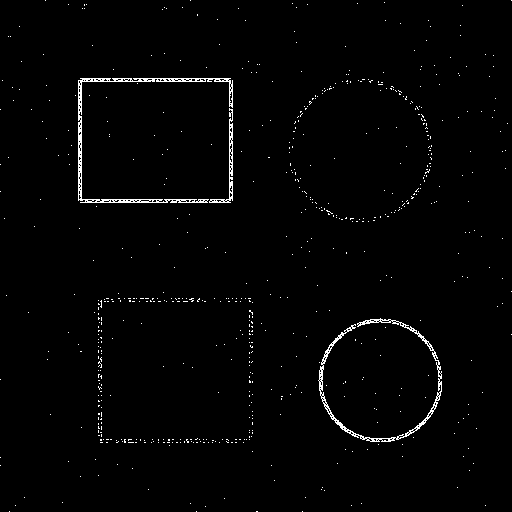
//> input picture week4/task6/task6/kenar_Laplacian.png, 512 x 512 px
$ ./task6 kenar_Laplacian.png kenar_LoG_7x7.png   (built with g++ and OpenCV 4)
//> lines starting //> are read from the running program, lines starting //| are printed output that depends on the picture; after the words box and inside, x2 and y2 are one past the last pixel; in counts of white or black regions, pixels touching at a corner belong together
#include <opencv2/opencv.hpp>
#include <cmath>
#include <fstream>
#include <functional>
#include <iomanip>
#include <iostream>
#include <vector>

//Bunu yapay zeka ile yazdım


// 7x7 Laplacian of Gaussian çekirdeği
static cv::Mat logKernel(int boyut, double sigma)
{
    cv::Mat k(boyut, boyut, CV_32F);
    int r = boyut / 2;
    double s2 = sigma * sigma;
    for (int y = -r; y <= r; y++) {
        for (int x = -r; x <= r; x++) {
            double d = (x * x + y * y) / (2.0 * s2);
            k.at<float>(y + r, x + r) =
                (float)(-1.0 / (CV_PI * s2 * s2) * (1.0 - d) * std::exp(-d));
        }
    }
    k -= cv::mean(k)[0];
    return k;
}

static cv::Mat LOG7;

//hafif Gauss yumuşatma
static cv::Mat gaussla(const cv::Mat& g)
{
    cv::Mat y;
    cv::GaussianBlur(g, y, cv::Size(3, 3), 1.0);
    return y;
}


static cv::Mat gosterim(const cv::Mat& m32)
{
    cv::Mat a = cv::abs(m32), out;
    cv::normalize(a, a, 0, 255, cv::NORM_MINMAX);
    a.convertTo(out, CV_8U);
    return out;
}

static cv::Mat esikle(const cv::Mat& harita, int t)
{
    cv::Mat o;
    cv::threshold(harita, o, t, 255, cv::THRESH_BINARY);
    return o;
}

static cv::Mat buyukluk(const cv::Mat& img, const cv::Mat& kx, const cv::Mat& ky)
{
    cv::Mat gx, gy, m;
    cv::filter2D(img, gx, CV_32F, kx);
    cv::filter2D(img, gy, CV_32F, ky);
    cv::magnitude(gx, gy, m);
    return m;
}


static void sentetikUret(cv::Mat& gri, cv::Mat& gt)
{
    const int N = 512;
    cv::Mat temiz(N, N, CV_8U);
    for (int y = 0; y < N; y++)
        for (int x = 0; x < N; x++)
            temiz.at<uchar>(y, x) = (uchar)(60 + x * 40 / N);  // yumuşak arka plan

    gt = cv::Mat::zeros(N, N, CV_8U);

    // Şekilleri hem görüntüye (dolu) hem gerçek kenar haritasına (çizgi) çiz
    cv::rectangle(temiz, cv::Point(80, 80), cv::Point(230, 200), cv::Scalar(200), cv::FILLED);
    cv::rectangle(gt, cv::Point(80, 80), cv::Point(230, 200), cv::Scalar(255), 1);

    cv::circle(temiz, cv::Point(360, 150), 70, cv::Scalar(30), cv::FILLED);
    cv::circle(gt, cv::Point(360, 150), 70, cv::Scalar(255), 1);

    cv::rectangle(temiz, cv::Point(100, 300), cv::Point(250, 440), cv::Scalar(140), cv::FILLED);
    cv::rectangle(gt, cv::Point(100, 300), cv::Point(250, 440), cv::Scalar(255), 1);

    cv::circle(temiz, cv::Point(380, 380), 60, cv::Scalar(220), cv::FILLED);
    cv::circle(gt, cv::Point(380, 380), 60, cv::Scalar(255), 1);

    std::vector<cv::Point> ucgen = { {300, 270}, {340, 330}, {260, 330} };
    cv::fillConvexPoly(temiz, ucgen, cv::Scalar(100));
    cv::polylines(gt, ucgen, true, cv::Scalar(255), 1);

    // Gauss gürültüsü
    cv::setRNGSeed(42);
    cv::Mat gurultu(N, N, CV_32F), t32;
    cv::randn(gurultu, 0, 12);
    temiz.convertTo(t32, CV_32F);
    t32 += gurultu;
    t32.convertTo(gri, CV_8U);
}

//Doğruluk Ölçümü
static void olc(const cv::Mat& tahmin, const cv::Mat& gt, int tol,
    double& P, double& R, double& F1)
{
    cv::Mat el = cv::getStructuringElement(cv::MORPH_ELLIPSE, cv::Size(2 * tol + 1, 2 * tol + 1));
    cv::Mat gtD, tD, a, b;
    cv::dilate(gt, gtD, el);
    cv::dilate(tahmin, tD, el);
    cv::bitwise_and(tahmin, gtD, a);
    cv::bitwise_and(gt, tD, b);

    double tahminSay = cv::countNonZero(tahmin);
    double gtSay = cv::countNonZero(gt);
    P = tahminSay > 0 ? cv::countNonZero(a) / tahminSay : 0.0;
    R = gtSay > 0 ? cv::countNonZero(b) / gtSay : 0.0;
    F1 = (P + R) > 0 ? 2 * P * R / (P + R) : 0.0;
}

// Süre ölçümü
static double sureOlc(const std::function<cv::Mat(const cv::Mat&, int)>& f,
    const cv::Mat& gri, int t, int tekrar = 50)
{
    f(gri, t);
    int64 bas = cv::getTickCount();
    for (int i = 0; i < tekrar; i++) f(gri, t);
    return (cv::getTickCount() - bas) / cv::getTickFrequency() * 1000.0 / tekrar;
}

static cv::Mat etiketle(const cv::Mat& g, const std::string& yazi)
{
    cv::Mat k = g.clone();
    cv::putText(k, yazi, cv::Point(8, 22), cv::FONT_HERSHEY_SIMPLEX, 0.6, cv::Scalar(255), 3);
    cv::putText(k, yazi, cv::Point(8, 22), cv::FONT_HERSHEY_SIMPLEX, 0.6, cv::Scalar(0), 1);
    return k;
}

struct Yontem {
    std::string ad;
    std::function<cv::Mat(const cv::Mat&, int)> kenar;
};

int main(int argc, char** argv)
{

    cv::Mat gri, gt;
    bool gtVar = false;

    if (argc > 1) {
        gri = cv::imread(argv[1], cv::IMREAD_GRAYSCALE);
//> gri: 512 rows x 512 cols, CV_8UC1; 1.5% white in thin lines or dots
        if (gri.empty()) {
            std::cerr << "Görüntü okunamadı: " << argv[1] << std::endl;
            return -1;
        }
        if (argc > 2) {
            gt = cv::imread(argv[2], cv::IMREAD_GRAYSCALE);
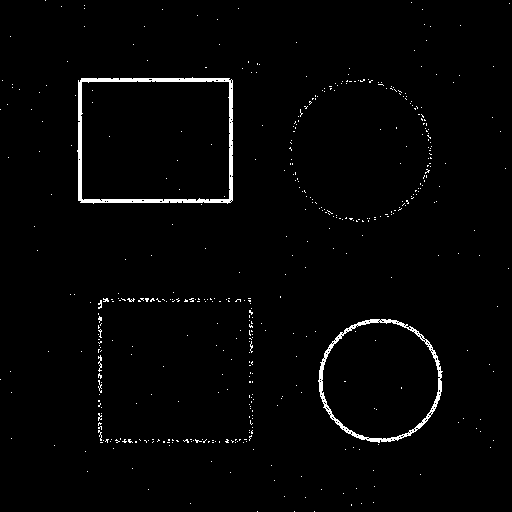
//> input picture week4/task6/task6/kenar_LoG_7x7.png, 512 x 512 px
//> gt: 512 rows x 512 cols, CV_8UC1; 1.8% white; 485 white regions (480 under 20 px), largest, box (x1, y1, x2, y2) and area: (77, 77, 233, 204) 2092, (318, 319, 443, 443) 1329, (98, 355, 102, 372) 34, (98, 380, 102, 393) 23, (98, 300, 102, 309) 22
            if (!gt.empty()) {
                if (gt.size() != gri.size())
                    cv::resize(gt, gt, gri.size(), 0, 0, cv::INTER_NEAREST);
                cv::threshold(gt, gt, 0, 255, cv::THRESH_BINARY);
                gtVar = true;
            }
        }
    }
    else {
        sentetikUret(gri, gt);
        gtVar = true;
        cv::imwrite("sentetik.png", gri);
        cv::imwrite("sentetik_gt.png", gt);
    }

    LOG7 = logKernel(7, 1.0);

    cv::Mat sobelX = (cv::Mat_<float>(3, 3) << -1, 0, 1, -2, 0, 2, -1, 0, 1);
    cv::Mat sobelY = (cv::Mat_<float>(3, 3) << -1, -2, -1, 0, 0, 0, 1, 2, 1);
    cv::Mat prewX = (cv::Mat_<float>(3, 3) << -1, 0, 1, -1, 0, 1, -1, 0, 1);
    cv::Mat prewY = (cv::Mat_<float>(3, 3) << -1, -1, -1, 0, 0, 0, 1, 1, 1);
    cv::Mat lap = (cv::Mat_<float>(3, 3) << 0, 1, 0, 1, -4, 1, 0, 1, 0);


    std::vector<Yontem> yontemler = {
        {"Sobel", [&](const cv::Mat& g, int t) {
            return esikle(gosterim(buyukluk(gaussla(g), sobelX, sobelY)), t); }},
        {"Prewitt", [&](const cv::Mat& g, int t) {
            return esikle(gosterim(buyukluk(gaussla(g), prewX, prewY)), t); }},
        {"Laplacian", [&](const cv::Mat& g, int t) {
            cv::Mat o; cv::filter2D(gaussla(g), o, CV_32F, lap);
            return esikle(gosterim(o), t); }},
        {"LoG 7x7", [&](const cv::Mat& g, int t) {
            cv::Mat o; cv::filter2D(g, o, CV_32F, LOG7);
            return esikle(gosterim(o), t); }},
        {"Canny", [&](const cv::Mat& g, int t) {
            cv::Mat e; cv::Canny(gaussla(g), e, t, 3 * t);
            return e; }},
    };

    std::vector<cv::Mat> haritalar;
    std::ofstream csv("sonuclar.csv");
    csv << "yontem,esik,sure_ms,precision,recall,f1\n";

    std::cout << std::fixed << std::setprecision(3);
    std::cout << std::left << std::setw(12) << "Yontem" << std::setw(8) << "Esik"
        << std::setw(12) << "Sure(ms)" << std::setw(12) << "Precision"
        << std::setw(10) << "Recall" << "F1\n";

    for (auto& y : yontemler) {

        int enIyiEsik = 50;
        double enIyiF1 = -1, eP = 0, eR = 0;

        if (gtVar) {
            for (int t = 5; t <= 250; t += 5) {
                double P, R, F1;
                olc(y.kenar(gri, t), gt, 2, P, R, F1);
                if (F1 > enIyiF1) { enIyiF1 = F1; enIyiEsik = t; eP = P; eR = R; }
            }
        }

        double sure = sureOlc(y.kenar, gri, enIyiEsik);
        cv::Mat harita = y.kenar(gri, enIyiEsik);
        haritalar.push_back(harita);

        std::string dosya = "kenar_" + y.ad + ".png";
        for (auto& c : dosya) if (c == ' ') c = '_';
        cv::imwrite(dosya, harita);

        std::cout << std::left << std::setw(12) << y.ad << std::setw(8) << enIyiEsik
            << std::setw(12) << sure;
        if (gtVar)
            std::cout << std::setw(12) << eP << std::setw(10) << eR << enIyiF1 << "\n";
        else
            std::cout << "-\n";

        csv << y.ad << "," << enIyiEsik << "," << sure << ","
            << (gtVar ? eP : 0) << "," << (gtVar ? eR : 0) << "," << (gtVar ? enIyiF1 : 0) << "\n";
    }
//> this loop made 5 passes
//> (enIyiF1, enIyiEsik, eP, eR) on passes 1 to 5: (0.968, 65, 0.988, 0.949), (0.966, 60, 0.982, 0.951), (0.966, 50, 0.953, 0.979), (0.971, 50, 0.964, 0.978), (0.956, 90, 0.965, 0.947)
//| 0.988       0.949     0.968
//| 0.982       0.951     0.966
//| 0.953       0.979     0.966
//| 0.964       0.978     0.971
//| 0.965       0.947     0.956
//> pass 1, in gaussla, `cv::GaussianBlur(g, y, cv::Size(3, 3), 1.0);`:
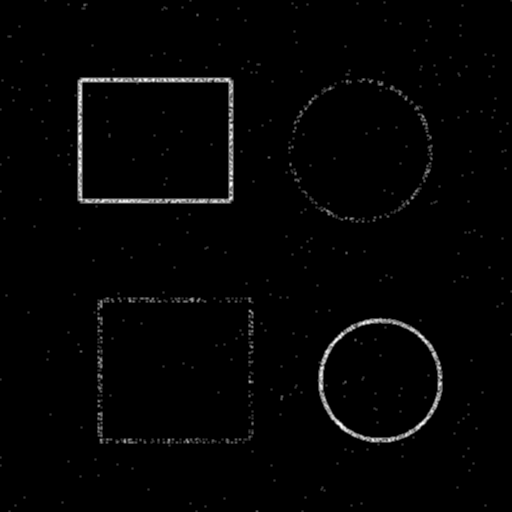
//> y: 512 rows x 512 cols, CV_8UC1; min 0, max 255, mean 3.7
//> pass 1, in buyukluk, `cv::filter2D(img, gx, CV_32F, kx);`:
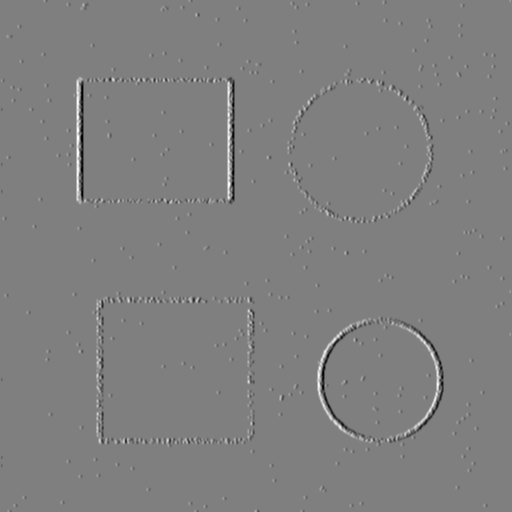
//> gx: 512 rows x 512 cols, CV_32FC1; min -740, max 740, mean 0; drawn with min black and max white
//> pass 1, in buyukluk, `cv::filter2D(img, gy, CV_32F, ky);`:
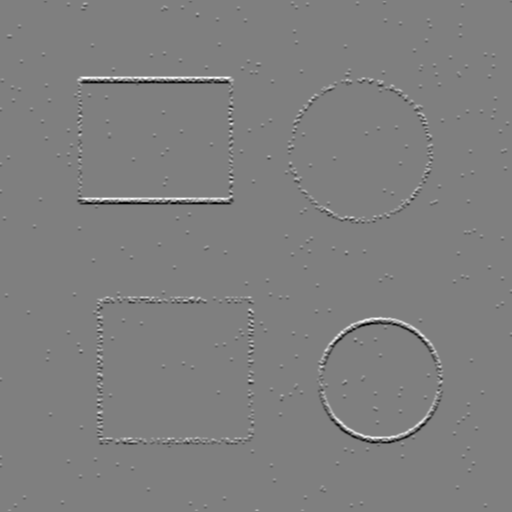
//> gy: 512 rows x 512 cols, CV_32FC1; min -740, max 740, mean 0; drawn with min black and max white
//> pass 1, in buyukluk, `cv::magnitude(gx, gy, m);`:
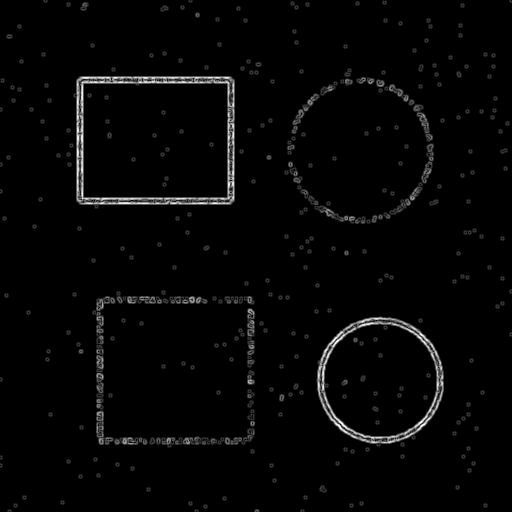
//> m: 512 rows x 512 cols, CV_32FC1; min 0, max 791.3, mean 18.1; drawn with min black and max white

    auto kucult = [](const cv::Mat& m) {
        cv::Mat o;
        double oran = 320.0 / m.cols;
        cv::resize(m, o, cv::Size(), oran, oran, cv::INTER_AREA);
        return o;
        };
    cv::Mat bos = cv::Mat::zeros(kucult(gri).size(), CV_8U);
//> bos: 320 rows x 320 cols, CV_8UC1; every value is 0
    std::vector<cv::Mat> ust = {
        etiketle(kucult(gri), "Orijinal"),
        gtVar ? etiketle(kucult(gt), "Gercek kenar") : bos,
        etiketle(kucult(haritalar[0]), "Sobel"),
        etiketle(kucult(haritalar[1]), "Prewitt") };
    std::vector<cv::Mat> alt = {
        etiketle(kucult(haritalar[2]), "Laplacian"),
        etiketle(kucult(haritalar[3]), "LoG 7x7"),
        etiketle(kucult(haritalar[4]), "Canny"),
        bos };
    cv::Mat u, a, montaj;
    cv::hconcat(ust, u);
    cv::hconcat(alt, a);
    cv::vconcat(u, a, montaj);
    cv::imwrite("canny_montaj.png", montaj);
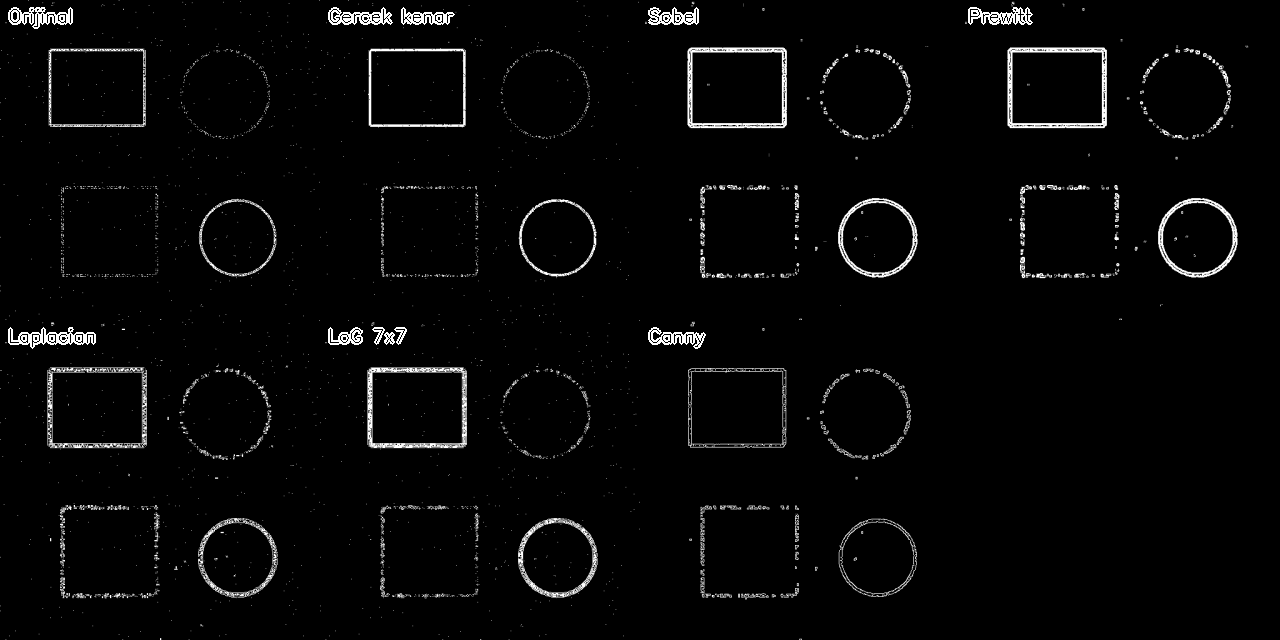
//> saved as canny_montaj.png: 640 rows x 1280 cols, CV_8UC1; min 0, max 255, mean 7

    cv::imshow("Karsilastirma", montaj);
    cv::waitKey(0);
    return 0;
}
